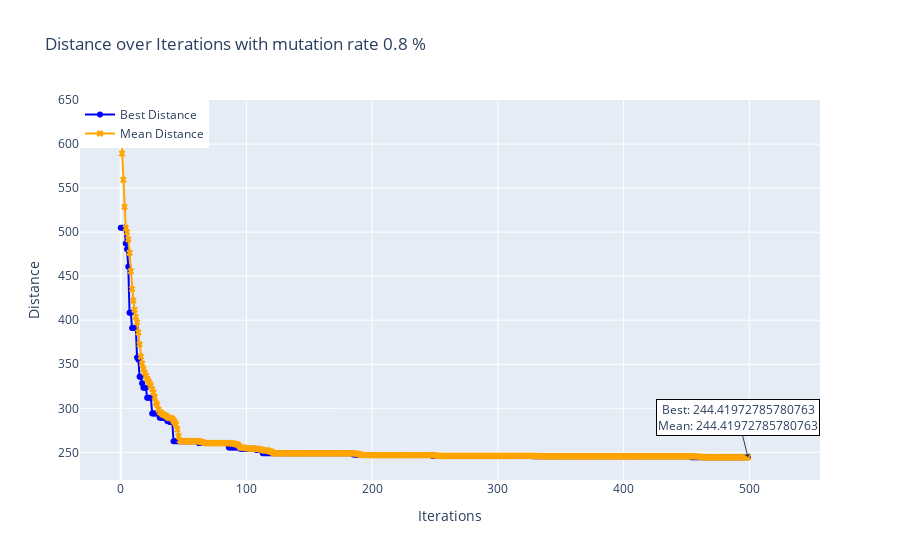
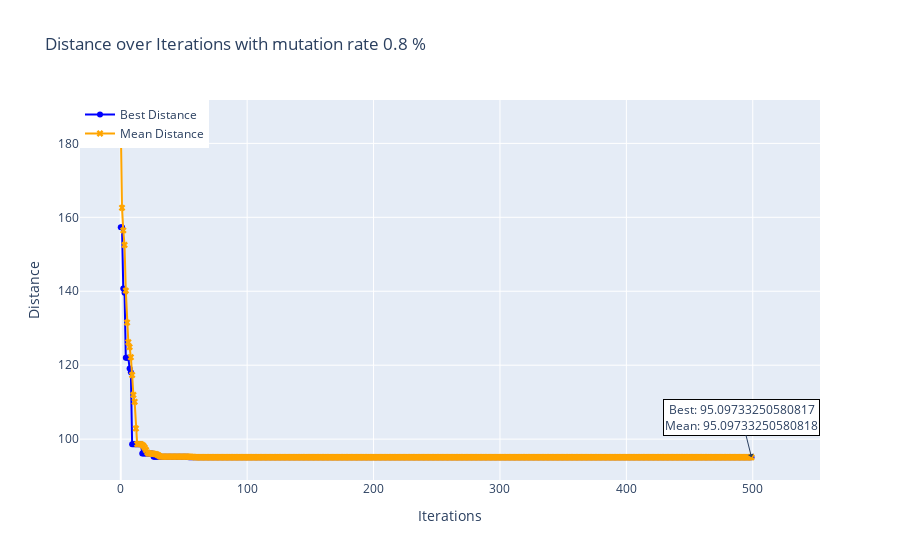
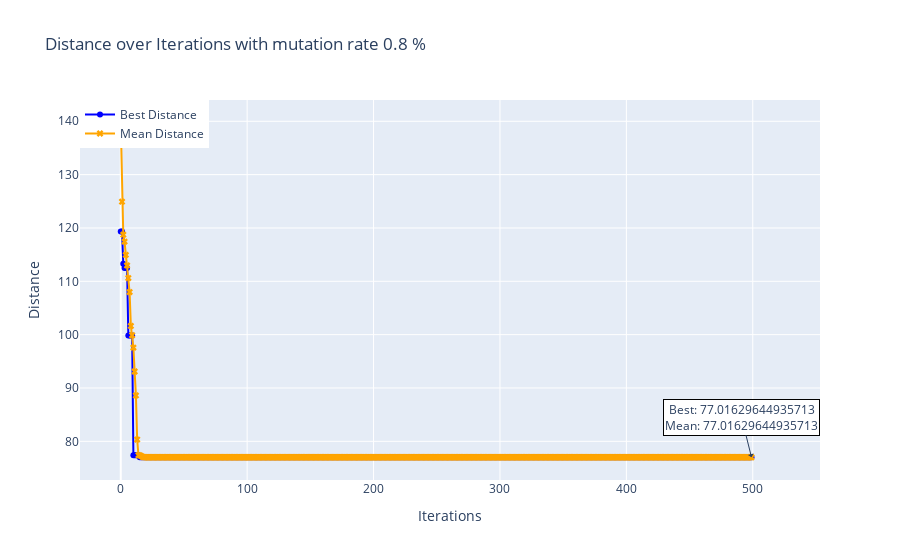
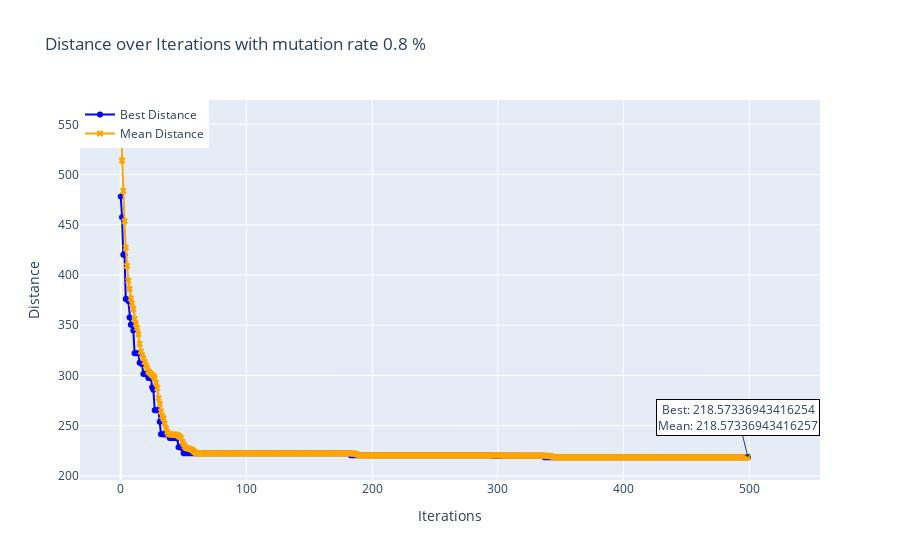

Write notebook code for charts like these, in order.
### Code cell
#c.test_k_means_algorithm(filename=filename)
c.run(filename=filename)

### Figure 1 — Plotly figure (JSON) as saved in the notebook; plotly's stock layout.template omitted (floating-point values rounded to 4 significant figures; data arrays with more than 128 entries replaced by an {"elided": "..."} marker saying what was removed)
{"data": [{"line": {"color": "blue"}, "marker": {"symbol": "circle"}, "mode": "lines+markers", "name": "Best Distance", "type": "scatter", "x": {"elided": "500 int values"}, "y": {"elided": "500 float values"}}, {"line": {"color": "orange"}, "marker": {"symbol": "x"}, "mode": "lines+markers", "name": "Mean Distance", "type": "scatter", "x": {"elided": "500 int values"}, "y": {"elided": "500 float values"}}], "layout": {"annotations": [{"arrowhead": 1, "ax": -10, "ay": -40, "bgcolor": "white", "bordercolor": "black", "showarrow": true, "text": "Best: 244.41972785780763<br>Mean: 244.41972785780763", "x": 499, "y": 244.4}], "hovermode": "x", "legend": {"x": 0, "y": 1}, "title": {"text": "Distance over Iterations with mutation rate 0.8 %"}, "xaxis": {"title": {"text": "Iterations"}}, "yaxis": {"title": {"text": "Distance"}}}}

### Figure 2 — Plotly figure (JSON) as saved in the notebook; plotly's stock layout.template omitted (floating-point values rounded to 4 significant figures; data arrays with more than 128 entries replaced by an {"elided": "..."} marker saying what was removed)
{"data": [{"line": {"color": "blue"}, "marker": {"symbol": "circle"}, "mode": "lines+markers", "name": "Best Distance", "type": "scatter", "x": {"elided": "500 int values"}, "y": {"elided": "500 float values"}}, {"line": {"color": "orange"}, "marker": {"symbol": "x"}, "mode": "lines+markers", "name": "Mean Distance", "type": "scatter", "x": {"elided": "500 int values"}, "y": {"elided": "500 float values"}}], "layout": {"annotations": [{"arrowhead": 1, "ax": -10, "ay": -40, "bgcolor": "white", "bordercolor": "black", "showarrow": true, "text": "Best: 95.09733250580817<br>Mean: 95.09733250580818", "x": 499, "y": 95.1}], "hovermode": "x", "legend": {"x": 0, "y": 1}, "title": {"text": "Distance over Iterations with mutation rate 0.8 %"}, "xaxis": {"title": {"text": "Iterations"}}, "yaxis": {"title": {"text": "Distance"}}}}

### Figure 3 — Plotly figure (JSON) as saved in the notebook; plotly's stock layout.template omitted (floating-point values rounded to 4 significant figures; data arrays with more than 128 entries replaced by an {"elided": "..."} marker saying what was removed)
{"data": [{"line": {"color": "blue"}, "marker": {"symbol": "circle"}, "mode": "lines+markers", "name": "Best Distance", "type": "scatter", "x": {"elided": "500 int values"}, "y": {"elided": "500 float values"}}, {"line": {"color": "orange"}, "marker": {"symbol": "x"}, "mode": "lines+markers", "name": "Mean Distance", "type": "scatter", "x": {"elided": "500 int values"}, "y": {"elided": "500 float values"}}], "layout": {"annotations": [{"arrowhead": 1, "ax": -10, "ay": -40, "bgcolor": "white", "bordercolor": "black", "showarrow": true, "text": "Best: 77.01629644935713<br>Mean: 77.01629644935713", "x": 499, "y": 77.02}], "hovermode": "x", "legend": {"x": 0, "y": 1}, "title": {"text": "Distance over Iterations with mutation rate 0.8 %"}, "xaxis": {"title": {"text": "Iterations"}}, "yaxis": {"title": {"text": "Distance"}}}}

### Figure 4 — Plotly figure (JSON) as saved in the notebook; plotly's stock layout.template omitted (floating-point values rounded to 4 significant figures; data arrays with more than 128 entries replaced by an {"elided": "..."} marker saying what was removed)
{"data": [{"line": {"color": "blue"}, "marker": {"symbol": "circle"}, "mode": "lines+markers", "name": "Best Distance", "type": "scatter", "x": {"elided": "500 int values"}, "y": {"elided": "500 float values"}}, {"line": {"color": "orange"}, "marker": {"symbol": "x"}, "mode": "lines+markers", "name": "Mean Distance", "type": "scatter", "x": {"elided": "500 int values"}, "y": {"elided": "500 float values"}}], "layout": {"annotations": [{"arrowhead": 1, "ax": -10, "ay": -40, "bgcolor": "white", "bordercolor": "black", "showarrow": true, "text": "Best: 218.57336943416254<br>Mean: 218.57336943416257", "x": 499, "y": 218.6}], "hovermode": "x", "legend": {"x": 0, "y": 1}, "title": {"text": "Distance over Iterations with mutation rate 0.8 %"}, "xaxis": {"title": {"text": "Iterations"}}, "yaxis": {"title": {"text": "Distance"}}}}
